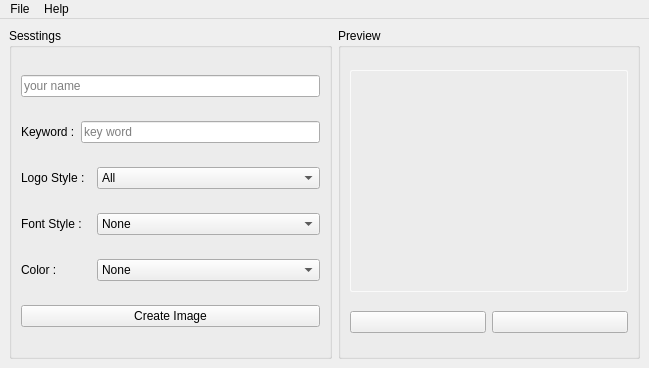
<?xml version="1.0" encoding="UTF-8"?>
<ui version="4.0">
 <class>MainWindow</class>
 <widget class="QMainWindow" name="MainWindow">
  <property name="geometry">
   <rect>
    <x>0</x>
    <y>0</y>
    <width>649</width>
    <height>368</height>
   </rect>
  </property>
  <property name="minimumSize">
   <size>
    <width>649</width>
    <height>368</height>
   </size>
  </property>
  <property name="maximumSize">
   <size>
    <width>649</width>
    <height>378</height>
   </size>
  </property>
  <property name="windowTitle">
   <string>Brandcrowd</string>
  </property>
  <property name="windowIcon">
   <iconset resource="assets/resources.qrc">
    <normaloff>:/images/images/logo.png</normaloff>:/images/images/logo.png</iconset>
  </property>
  <property name="styleSheet">
   <string notr="true">#Preview {
	border:1px solid #fafafa;
	border-radius:2px;
}</string>
  </property>
  <widget class="QWidget" name="centralwidget">
   <layout class="QGridLayout" name="gridLayout_2">
    <item row="0" column="0" rowspan="2">
     <widget class="QGroupBox" name="groupBox_2">
      <property name="title">
       <string>Sesstings</string>
      </property>
      <layout class="QVBoxLayout" name="verticalLayout">
       <item>
        <widget class="QLineEdit" name="BusinessName">
         <property name="placeholderText">
          <string>your name</string>
         </property>
        </widget>
       </item>
       <item>
        <layout class="QHBoxLayout" name="horizontalLayout_4">
         <item>
          <widget class="QLabel" name="label_3">
           <property name="text">
            <string>Keyword :</string>
           </property>
          </widget>
         </item>
         <item>
          <widget class="QLineEdit" name="KeyWord">
           <property name="placeholderText">
            <string>key word</string>
           </property>
          </widget>
         </item>
        </layout>
       </item>
       <item>
        <layout class="QHBoxLayout" name="horizontalLayout_2">
         <item>
          <widget class="QLabel" name="label">
           <property name="maximumSize">
            <size>
             <width>70</width>
             <height>16777215</height>
            </size>
           </property>
           <property name="text">
            <string>Logo Style :</string>
           </property>
          </widget>
         </item>
         <item>
          <widget class="QComboBox" name="LogoStyle">
           <item>
            <property name="text">
             <string>All</string>
            </property>
           </item>
           <item>
            <property name="text">
             <string>Icon &amp; Text</string>
            </property>
           </item>
           <item>
            <property name="text">
             <string>Text-only</string>
            </property>
           </item>
          </widget>
         </item>
        </layout>
       </item>
       <item>
        <layout class="QHBoxLayout" name="horizontalLayout_3">
         <item>
          <widget class="QLabel" name="label_2">
           <property name="maximumSize">
            <size>
             <width>70</width>
             <height>16777215</height>
            </size>
           </property>
           <property name="text">
            <string>Font Style :</string>
           </property>
          </widget>
         </item>
         <item>
          <widget class="QComboBox" name="FontStyle">
           <item>
            <property name="text">
             <string>None</string>
            </property>
           </item>
           <item>
            <property name="text">
             <string>Traditional(Serif)</string>
            </property>
           </item>
           <item>
            <property name="text">
             <string>Bold</string>
            </property>
           </item>
           <item>
            <property name="text">
             <string>Vintage</string>
            </property>
           </item>
           <item>
            <property name="text">
             <string>Modern(Sans)</string>
            </property>
           </item>
           <item>
            <property name="text">
             <string>Funky</string>
            </property>
           </item>
           <item>
            <property name="text">
             <string>Handwritten</string>
            </property>
           </item>
          </widget>
         </item>
        </layout>
       </item>
       <item>
        <layout class="QHBoxLayout" name="horizontalLayout_5">
         <item>
          <widget class="QLabel" name="label_4">
           <property name="maximumSize">
            <size>
             <width>70</width>
             <height>16777215</height>
            </size>
           </property>
           <property name="text">
            <string>Color :</string>
           </property>
          </widget>
         </item>
         <item>
          <widget class="QComboBox" name="Color">
           <item>
            <property name="text">
             <string>None</string>
            </property>
           </item>
           <item>
            <property name="text">
             <string>Grayscale</string>
            </property>
           </item>
           <item>
            <property name="text">
             <string>Blue</string>
            </property>
           </item>
           <item>
            <property name="text">
             <string>Purple</string>
            </property>
           </item>
           <item>
            <property name="text">
             <string>Pink</string>
            </property>
           </item>
           <item>
            <property name="text">
             <string>Red</string>
            </property>
           </item>
           <item>
            <property name="text">
             <string>Orange</string>
            </property>
           </item>
           <item>
            <property name="text">
             <string>Yellow</string>
            </property>
           </item>
           <item>
            <property name="text">
             <string>Green</string>
            </property>
           </item>
          </widget>
         </item>
        </layout>
       </item>
       <item>
        <widget class="QPushButton" name="btnCreateImage">
         <property name="text">
          <string>Create Image</string>
         </property>
        </widget>
       </item>
      </layout>
     </widget>
    </item>
    <item row="0" column="1" rowspan="2">
     <widget class="QGroupBox" name="groupBox">
      <property name="title">
       <string>Preview</string>
      </property>
      <layout class="QGridLayout" name="gridLayout">
       <item row="0" column="0">
        <widget class="QLabel" name="Preview">
         <property name="minimumSize">
          <size>
           <width>278</width>
           <height>222</height>
          </size>
         </property>
         <property name="maximumSize">
          <size>
           <width>278</width>
           <height>222</height>
          </size>
         </property>
         <property name="text">
          <string/>
         </property>
         <property name="scaledContents">
          <bool>true</bool>
         </property>
        </widget>
       </item>
       <item row="1" column="0">
        <layout class="QHBoxLayout" name="horizontalLayout">
         <item>
          <widget class="QPushButton" name="btnBack">
           <property name="cursor">
            <cursorShape>PointingHandCursor</cursorShape>
           </property>
           <property name="text">
            <string/>
           </property>
           <property name="icon">
            <iconset theme="back">
             <normaloff>.</normaloff>.</iconset>
           </property>
          </widget>
         </item>
         <item>
          <widget class="QPushButton" name="btnNext">
           <property name="text">
            <string/>
           </property>
           <property name="icon">
            <iconset theme="next">
             <normaloff>.</normaloff>.</iconset>
           </property>
          </widget>
         </item>
        </layout>
       </item>
      </layout>
     </widget>
    </item>
   </layout>
  </widget>
  <widget class="QMenuBar" name="menubar">
   <property name="geometry">
    <rect>
     <x>0</x>
     <y>0</y>
     <width>649</width>
     <height>23</height>
    </rect>
   </property>
   <widget class="QMenu" name="menuFile">
    <property name="title">
     <string>File</string>
    </property>
    <addaction name="actionSave"/>
    <addaction name="separator"/>
    <addaction name="actionExit"/>
   </widget>
   <widget class="QMenu" name="menuHelp">
    <property name="title">
     <string>Help</string>
    </property>
    <addaction name="actionAbout"/>
    <addaction name="actionAbout_Qt"/>
   </widget>
   <addaction name="menuFile"/>
   <addaction name="menuHelp"/>
  </widget>
  <action name="actionAbout">
   <property name="icon">
    <iconset theme="help">
     <normaloff>.</normaloff>.</iconset>
   </property>
   <property name="text">
    <string>About</string>
   </property>
   <property name="shortcut">
    <string>F1</string>
   </property>
  </action>
  <action name="actionAbout_Qt">
   <property name="icon">
    <iconset theme="qt">
     <normaloff>.</normaloff>.</iconset>
   </property>
   <property name="text">
    <string>About Qt</string>
   </property>
  </action>
  <action name="actionSave">
   <property name="icon">
    <iconset theme="filesave">
     <normaloff>.</normaloff>.</iconset>
   </property>
   <property name="text">
    <string>Save Current Image</string>
   </property>
  </action>
  <action name="actionExit">
   <property name="icon">
    <iconset theme="exit">
     <normaloff>.</normaloff>.</iconset>
   </property>
   <property name="text">
    <string>Exit</string>
   </property>
  </action>
 </widget>
 <resources>
  <include location="assets/resources.qrc"/>
 </resources>
 <connections>
  <connection>
   <sender>actionExit</sender>
   <signal>triggered()</signal>
   <receiver>MainWindow</receiver>
   <slot>close()</slot>
   <hints>
    <hint type="sourcelabel">
     <x>-1</x>
     <y>-1</y>
    </hint>
    <hint type="destinationlabel">
     <x>324</x>
     <y>200</y>
    </hint>
   </hints>
  </connection>
 </connections>
</ui>
